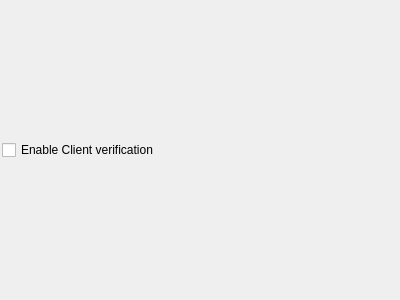
<?xml version="1.0" encoding="UTF-8"?>
<ui version="4.0">
 <class>DtlsServerListenerWidget</class>
 <widget class="QWidget" name="DtlsServerListenerWidget">
  <property name="geometry">
   <rect>
    <x>0</x>
    <y>0</y>
    <width>400</width>
    <height>300</height>
   </rect>
  </property>
  <property name="windowTitle">
   <string>Form</string>
  </property>
  <layout class="QVBoxLayout" name="verticalLayout">
   <property name="spacing">
    <number>1</number>
   </property>
   <property name="leftMargin">
    <number>2</number>
   </property>
   <property name="topMargin">
    <number>2</number>
   </property>
   <property name="rightMargin">
    <number>2</number>
   </property>
   <property name="bottomMargin">
    <number>2</number>
   </property>
   <item>
    <widget class="QCheckBox" name="enableClientVerificationCheckBox">
     <property name="text">
      <string>Enable Client verification</string>
     </property>
    </widget>
   </item>
  </layout>
 </widget>
 <resources/>
 <connections/>
</ui>
